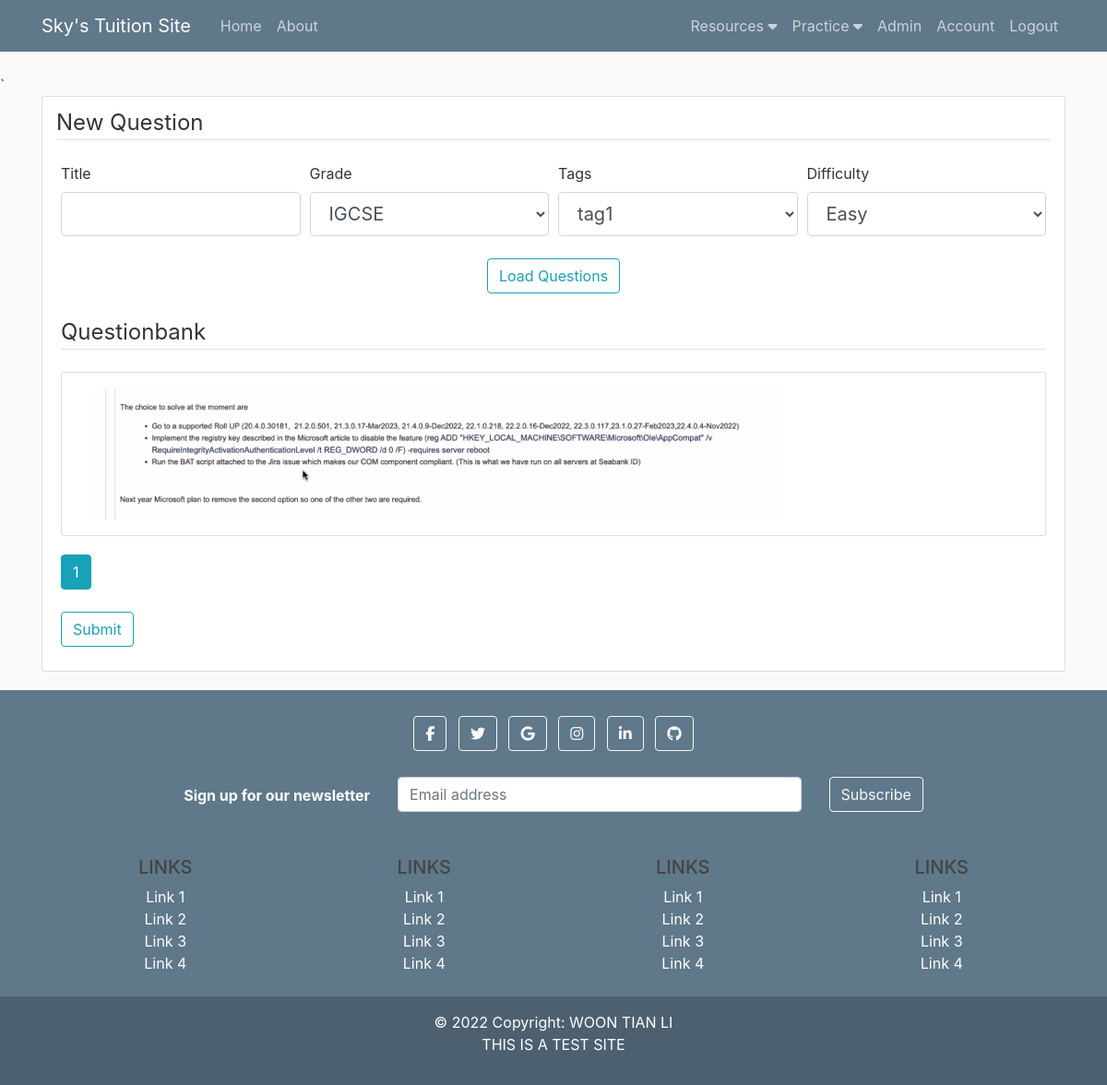
/homework/1/new_question/IGCSE/tag1/Easy (signed in), run on an earlier commit of the app's database.
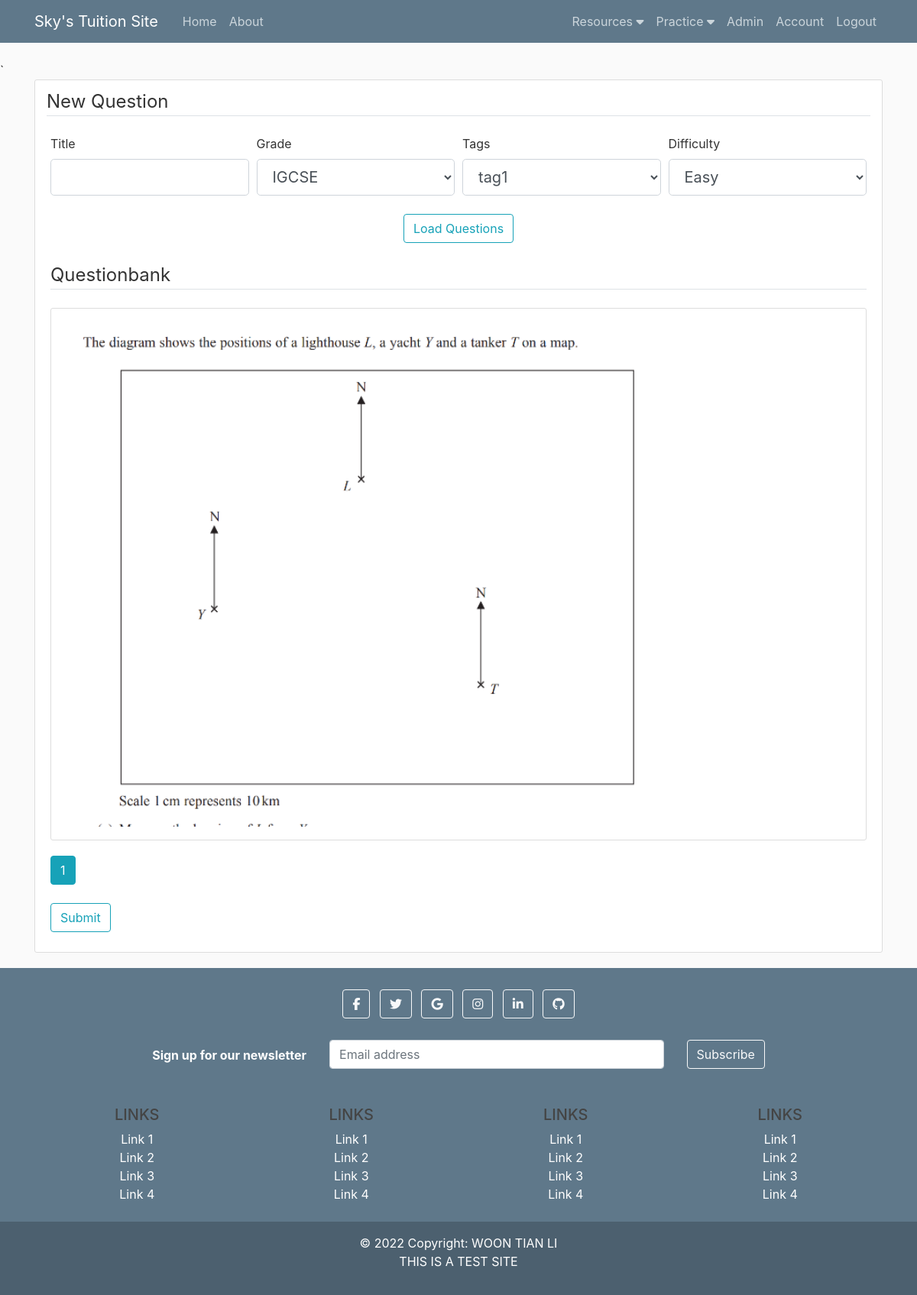
And on a later commit of the database.
### flaskblog/models.py (models this page shows, shortened)
class Questionbank(db.Model):
    id = db.Column(db.Integer, primary_key = True)
    img = db.Column(db.Text, unique=True, nullable=False)
    grade = db.Column(db.String(200), nullable=False)
    tags = db.Column(db.String(200), nullable=False)
    difficulty = db.Column(db.String(100), nullable=False)
    answer = db.Column(db.String(200), nullable=False)
    date_posted = db.Column(db.DateTime, nullable=False, default = datetime.now)

### flaskblog/homeworks/routes.py (the view, shortened to what this page needs)
@homeworks.route("/homework/<int:homework_id>/new_question/<string:grade>/<string:tags>/<string:difficulty>", methods=['GET', 'POST'])
@login_required
def new_question(homework_id, grade="ALL",tags="ALL",difficulty="ALL"):
    page = request.args.get('page', 1, type = int)
    homework = Homework.query.get_or_404(homework_id)
    if homework.author != current_user: #only creator can add qn to HW
        abort(403)
    form = QuestionForm()
    tags_temp = TagsList.query.all()
    form.tags.choices = ['ALL']
    form.tags.choices += ([i.tag for i in tags_temp])
    images = Questionbank.query.order_by(Questionbank.id.asc()).paginate(per_page=5, page=page)
    if request.method == 'GET':
        form.grade.data = grade
        form.tags.data = tags
        form.difficulty.data = difficulty
        if form.grade.data == "ALL":
            grade = "%{}%".format("")
        if form.tags.data == "ALL":
            tags = "%{}%".format("")
        else:
            tags = "%{}%".format(tags)
        if form.difficulty.data == "ALL":
            difficulty = "%{}%".format("")
        images = Questionbank.query.filter(Questionbank.grade.like(grade),
                                    Questionbank.difficulty.like(difficulty),
                                    Questionbank.tags.like(tags)).paginate(per_page=5, page=page)
        return render_template('new_question.html',homework_id=homework.id,images=images,title='New Question', form=form, legend = "New Question")

### flaskblog/homeworks/forms.py
class QuestionForm(FlaskForm):
    title = StringField('Title')
    grade = SelectField('Grade', choices = ['ALL','IGCSE', 'IB'], validators=[DataRequired()])
    tags = SelectField('Tags', coerce=str, validators=[DataRequired()])
    difficulty = SelectField('Difficulty', choices = ['ALL','Easy','Moderate','Hard','Extreme'], validators=[DataRequired()])
    load_questions = SubmitField('Load Questions')
    submit = SubmitField('Post')

### flaskblog/models.py (called while the page is built)
@login_manager.user_loader
def load_user(user_id):
    return User.query.get(int(user_id))

### flaskblog/templates/new_question.html (shortened to what the changed rows need)
{% extends "layout.html" %}
{% block content %}
<div class="content-section">
    <form method="POST" action=""novalidate>
        {% if images %}
            {% for image in images.items %}
                <div class="content-section">
                    <button onclick="btn_img( '{{ image.img }}' )" class="btn w-100" name="img" type="button" value="{{ image.img }}" style="background-color:white">
                        <div class="media align-items-center">
                            <img class="w-75 rounded" src="{{ url_for('static', filename='questionbank/' + image.img) }}">
                        </div>
                    </button>
                </div>
            {% endfor %}
        {% endif %}
    </form>
</div>
{% endblock content %}

What changed in the data, as far as the page shows it:
changed Questionbank: img "8976f38a1cafec91.png" → "5774a747707bac87.png" (drawn); img: a different picture
